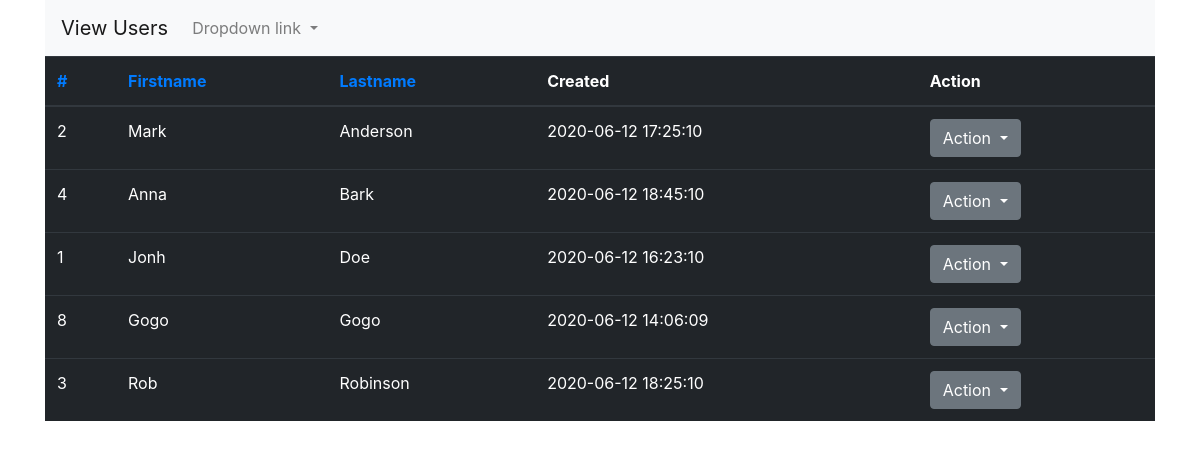
Screenshot of /index.php?sort=lastname with the database file from the repository.
### tables this page shows
CREATE TABLE IF NOT EXISTS `users` (
  `id` int(11) NOT NULL AUTO_INCREMENT,
  `firstname` varchar(50) NOT NULL DEFAULT '0',
  `lastname` varchar(50) NOT NULL DEFAULT '0',
  `created_at` datetime DEFAULT NULL,
  PRIMARY KEY (`id`)
);

### index.php (the view, shortened to what this page needs)
<?php
require 'sql-config.php';
if(!empty($_GET['sort'])) {
    $sort = $_GET['sort'];
    $sql = "SELECT * FROM users ORDER BY $sort ASC;";
    $results = mysqli_query($conn, $sql);
    $users = mysqli_fetch_all($results, MYSQLI_ASSOC);
} else {
    $sql = "SELECT * FROM users;";
    $results = mysqli_query($conn, $sql);
    $users = mysqli_fetch_all($results, MYSQLI_ASSOC);
}
?>
<!DOCTYPE html>
<html lang="en">
<head>
    <link rel="stylesheet" href="https://maxcdn.bootstrapcdn.com/bootstrap/4.0.0/css/bootstrap.min.css">
</head>
<body>
    <div class="container">
            <nav class="navbar navbar-expand-lg navbar-light bg-light">
        <a class="navbar-brand" href="#">View Users</a>
        <div class="collapse navbar-collapse" id="navbarNavDropdown">
            <ul class="navbar-nav">
            <li class="nav-item dropdown">
                <a class="nav-link dropdown-toggle" href="#" id="navbarDropdownMenuLink" data-toggle="dropdown" aria-haspopup="true" aria-expanded="false">
                Dropdown link
                </a>
            </li>
            </ul>
        </div>
        </nav>
    <div>
    <table class="table table-dark">
  <thead>
    <tr>
      <th scope="col"><a href="index.php?sort=id">#</a></th>
      <th scope="col"><a href="index.php?sort=firstname">Firstname</a></th>
      <th scope="col"><a href="index.php?sort=lastname">Lastname</a></th>
      <th scope="col">Created</th>
      <th scope="col">Action</th>
    </tr>
  </thead>
  <tbody>
    <?php foreach($users as $user) : ?>
        <tr>
            <td><?= $user['id']; ?></td>
            <td><?= $user['firstname']; ?></td>
            <td><?= $user['lastname']; ?></td>
            <td><?= $user['created_at']; ?></td>
            <td>
                <div class="dropdown">
                    <button class="btn btn-secondary dropdown-toggle" type="button" id="dropdownMenuButton" data-toggle="dropdown" aria-haspopup="true" aria-expanded="false">
                        Action
                    </button>
                </div>
            </td>
        </tr>
    <?php endforeach; ?>
  </tbody>
</table>
    </div>
</div>
</body>
</html>

### rows the page displays
users: id "2", firstname "Mark", lastname "Anderson", created_at "2020-06-12 17:25:10"
users: id "4", firstname "Anna", lastname "Bark", created_at "2020-06-12 18:45:10"
users: id "1", firstname "Jonh", lastname "Doe", created_at "2020-06-12 16:23:10"
users: id "8", firstname "Gogo", lastname "Gogo", created_at "2020-06-12 14:06:09"
users: id "3", firstname "Rob", lastname "Robinson", created_at "2020-06-12 18:25:10"
